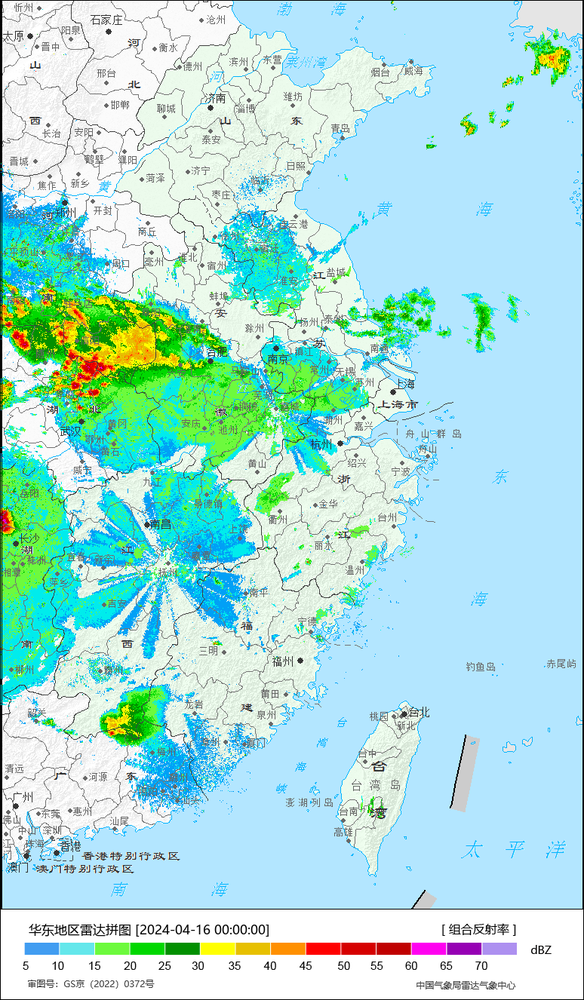
#> input picture resource/downloads/AECN/Z_RADA_C_BABJ_20240415160647_P_DOR_AECN_CREF_20240415_160000.png, 584 x 1000 px, shrunk from 774 x 1326 before the run
$ python convert.py
#> lines starting #> are read from the running program, lines starting #| are printed output that depends on the picture
import cv2
import numpy as np

# 加载图像和掩码（假设这些已经被加载和创建）
image = cv2.imread('downloads/AECN/Z_RADA_C_BABJ_20240415160647_P_DOR_AECN_CREF_20240415_160000.png')
#> image is the input picture: shape (1000, 584, 3); mean B, G, R 219.8, 224.2, 172.9
mask = cv2.imread('filtered_black_image.png', cv2.IMREAD_GRAYSCALE)
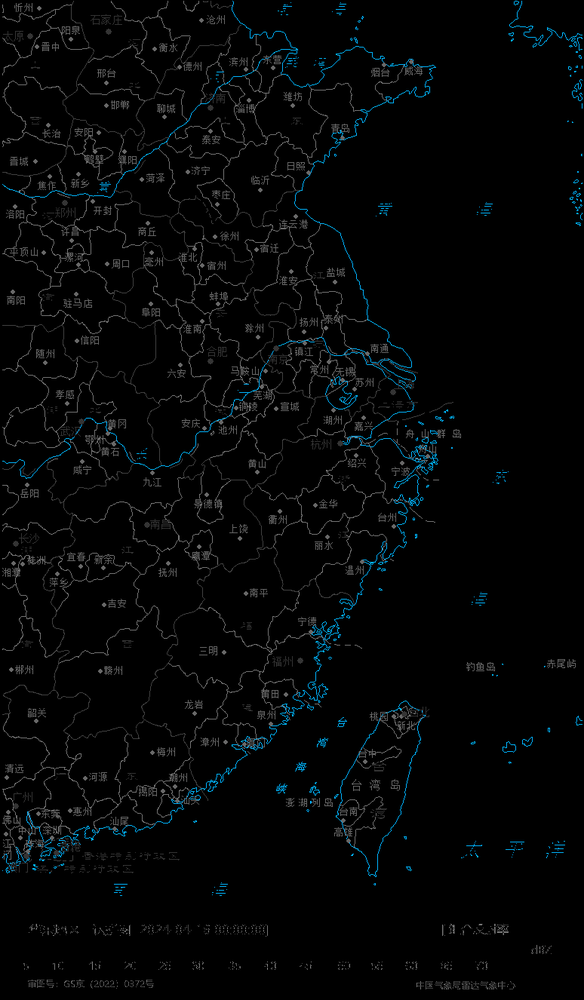
#> input picture resource/filtered_black_image.png, 584 x 1000 px, shrunk from 774 x 1326 before the run
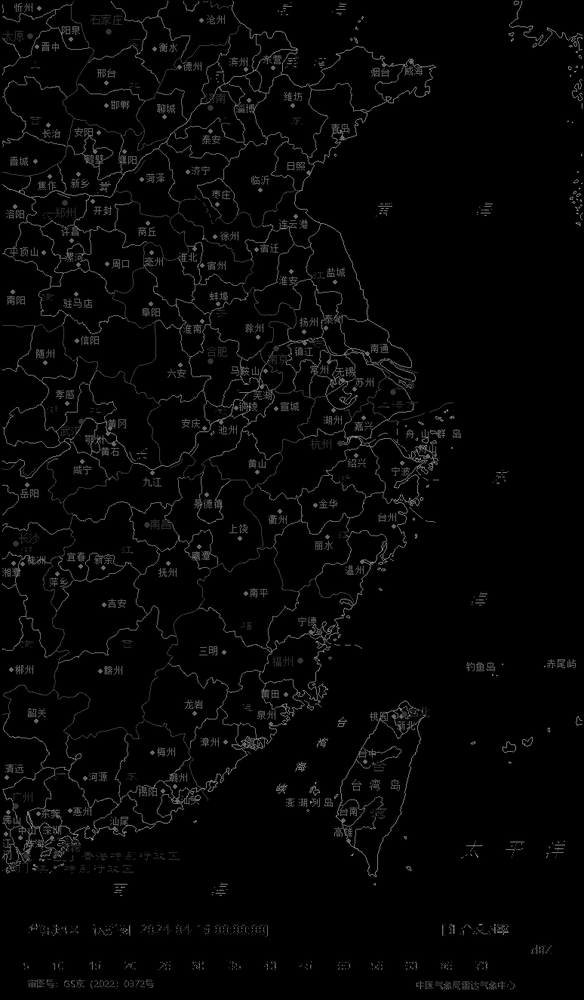
#> mask: shape (1000, 584); min 0, max 168, mean 5.6
masked_image = cv2.bitwise_and(image, image, mask=mask)
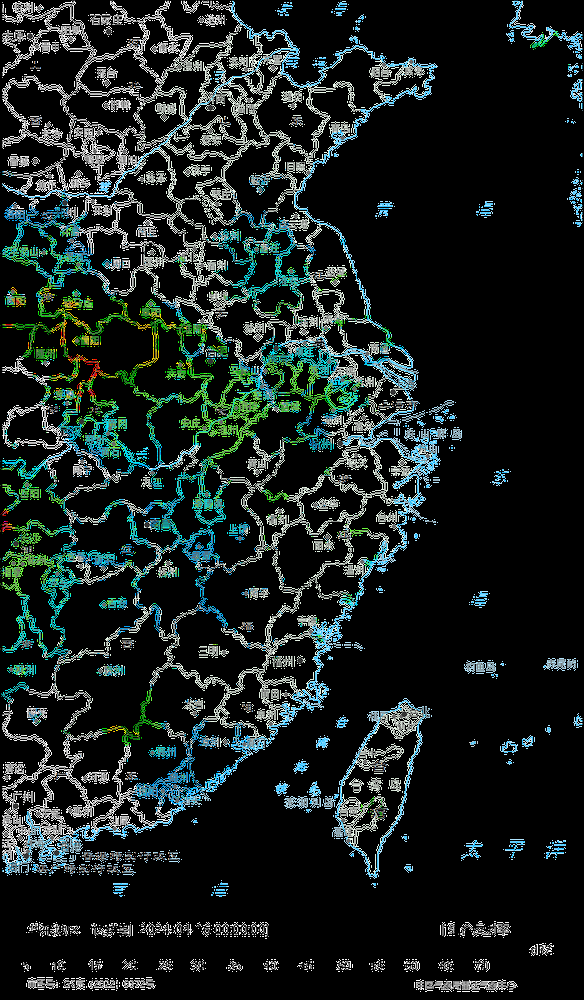
#> masked_image: shape (1000, 584, 3); mean B, G, R 31.8, 33.6, 25

# 将非黑色像素转换为白色
white_edges = np.where(masked_image.any(axis=-1, keepdims=True), 255, 0).astype(np.uint8)
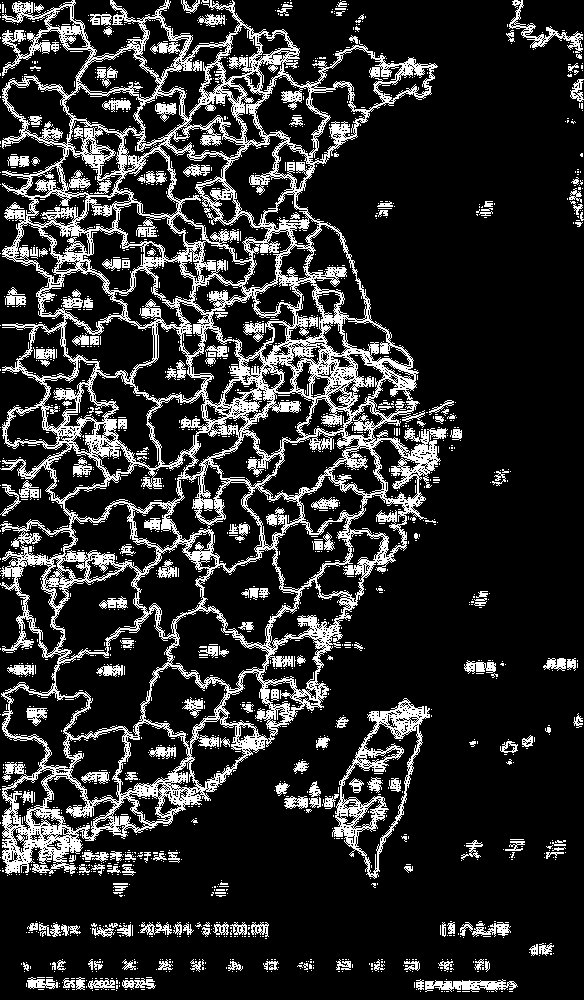
#> white_edges: shape (1000, 584, 1); 17.3% white in thin lines or dots


# 显示结果
cv2.imshow('Original Image', image)
cv2.imshow('Masked Image', masked_image)
cv2.imshow('White Edges', white_edges)
cv2.waitKey(0)
cv2.destroyAllWindows()
cv2.imwrite('mask_image.png', white_edges)
